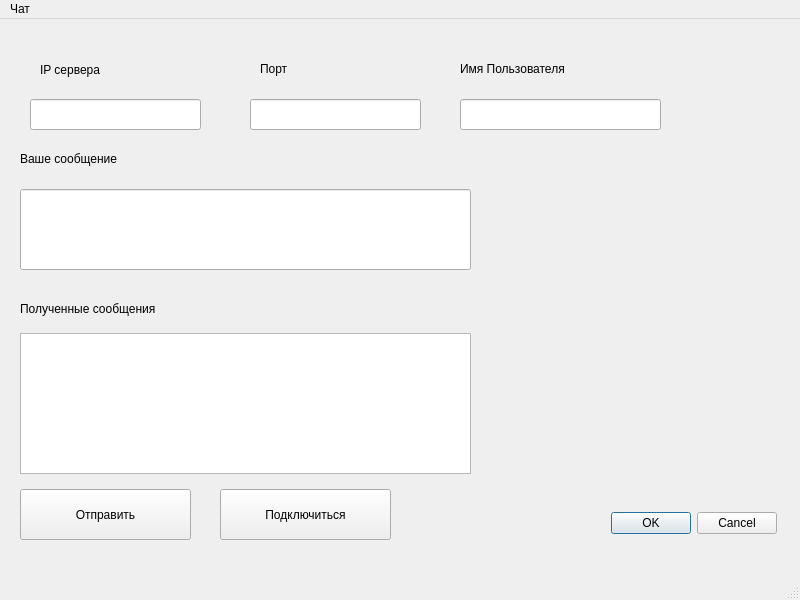
<?xml version="1.0" encoding="UTF-8"?>
<ui version="4.0">
 <class>MainWindow</class>
 <widget class="QMainWindow" name="MainWindow">
  <property name="geometry">
   <rect>
    <x>0</x>
    <y>0</y>
    <width>800</width>
    <height>600</height>
   </rect>
  </property>
  <property name="windowTitle">
   <string>MainWindow</string>
  </property>
  <widget class="QWidget" name="centralwidget">
   <widget class="QDialogButtonBox" name="buttonBox">
    <property name="geometry">
     <rect>
      <x>610</x>
      <y>490</y>
      <width>167</width>
      <height>29</height>
     </rect>
    </property>
    <property name="standardButtons">
     <set>QDialogButtonBox::StandardButton::Cancel|QDialogButtonBox::StandardButton::Ok</set>
    </property>
   </widget>
   <widget class="QLineEdit" name="ip_adress">
    <property name="geometry">
     <rect>
      <x>30</x>
      <y>80</y>
      <width>171</width>
      <height>31</height>
     </rect>
    </property>
   </widget>
   <widget class="QLabel" name="label">
    <property name="geometry">
     <rect>
      <x>40</x>
      <y>30</y>
      <width>601</width>
      <height>41</height>
     </rect>
    </property>
    <property name="text">
     <string>IP сервера</string>
    </property>
   </widget>
   <widget class="QLabel" name="label_2">
    <property name="geometry">
     <rect>
      <x>260</x>
      <y>40</y>
      <width>63</width>
      <height>20</height>
     </rect>
    </property>
    <property name="text">
     <string>Порт</string>
    </property>
   </widget>
   <widget class="QLineEdit" name="port_name">
    <property name="geometry">
     <rect>
      <x>250</x>
      <y>80</y>
      <width>171</width>
      <height>31</height>
     </rect>
    </property>
   </widget>
   <widget class="QLabel" name="label_3">
    <property name="geometry">
     <rect>
      <x>460</x>
      <y>40</y>
      <width>161</width>
      <height>20</height>
     </rect>
    </property>
    <property name="text">
     <string>Имя Пользователя</string>
    </property>
   </widget>
   <widget class="QLineEdit" name="client_name">
    <property name="geometry">
     <rect>
      <x>460</x>
      <y>80</y>
      <width>201</width>
      <height>31</height>
     </rect>
    </property>
   </widget>
   <widget class="QPushButton" name="push_message">
    <property name="geometry">
     <rect>
      <x>20</x>
      <y>470</y>
      <width>171</width>
      <height>51</height>
     </rect>
    </property>
    <property name="text">
     <string>Отправить</string>
    </property>
   </widget>
   <widget class="QPushButton" name="connect_with_server">
    <property name="geometry">
     <rect>
      <x>220</x>
      <y>470</y>
      <width>171</width>
      <height>51</height>
     </rect>
    </property>
    <property name="text">
     <string>Подключиться</string>
    </property>
   </widget>
   <widget class="QTextEdit" name="Message_box">
    <property name="geometry">
     <rect>
      <x>20</x>
      <y>314</y>
      <width>451</width>
      <height>141</height>
     </rect>
    </property>
   </widget>
   <widget class="QLineEdit" name="enter_text">
    <property name="geometry">
     <rect>
      <x>20</x>
      <y>170</y>
      <width>451</width>
      <height>81</height>
     </rect>
    </property>
   </widget>
   <widget class="QLabel" name="label_4">
    <property name="geometry">
     <rect>
      <x>20</x>
      <y>130</y>
      <width>211</width>
      <height>20</height>
     </rect>
    </property>
    <property name="text">
     <string>Ваше сообщение</string>
    </property>
   </widget>
   <widget class="QLabel" name="label_5">
    <property name="geometry">
     <rect>
      <x>20</x>
      <y>280</y>
      <width>241</width>
      <height>20</height>
     </rect>
    </property>
    <property name="text">
     <string>Полученные сообщения</string>
    </property>
   </widget>
  </widget>
  <widget class="QMenuBar" name="menubar">
   <property name="geometry">
    <rect>
     <x>0</x>
     <y>0</y>
     <width>800</width>
     <height>25</height>
    </rect>
   </property>
   <widget class="QMenu" name="menu">
    <property name="title">
     <string>Чат</string>
    </property>
   </widget>
   <addaction name="menu"/>
  </widget>
  <widget class="QStatusBar" name="statusbar"/>
 </widget>
 <resources/>
 <connections/>
</ui>
